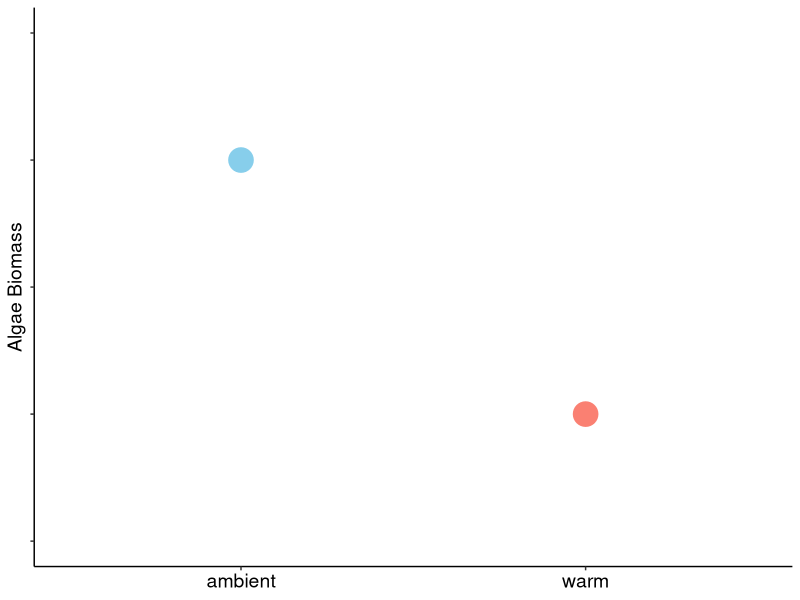
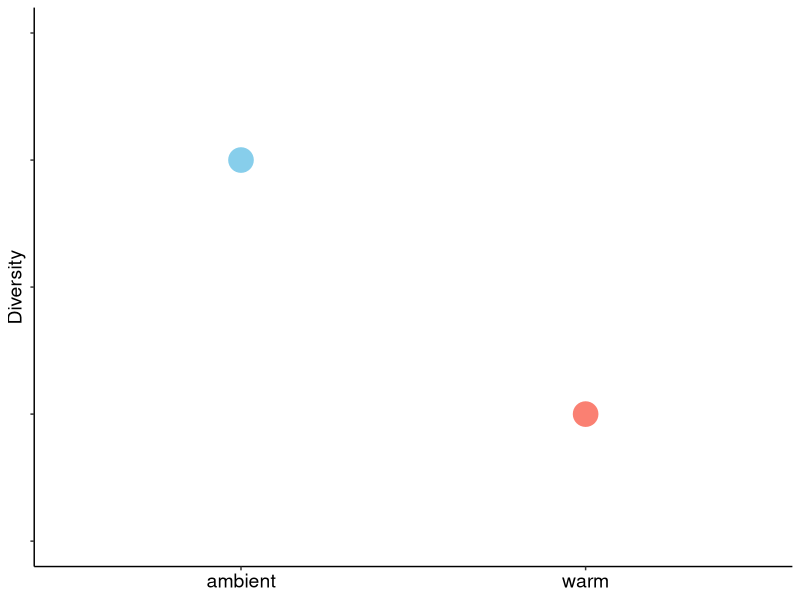
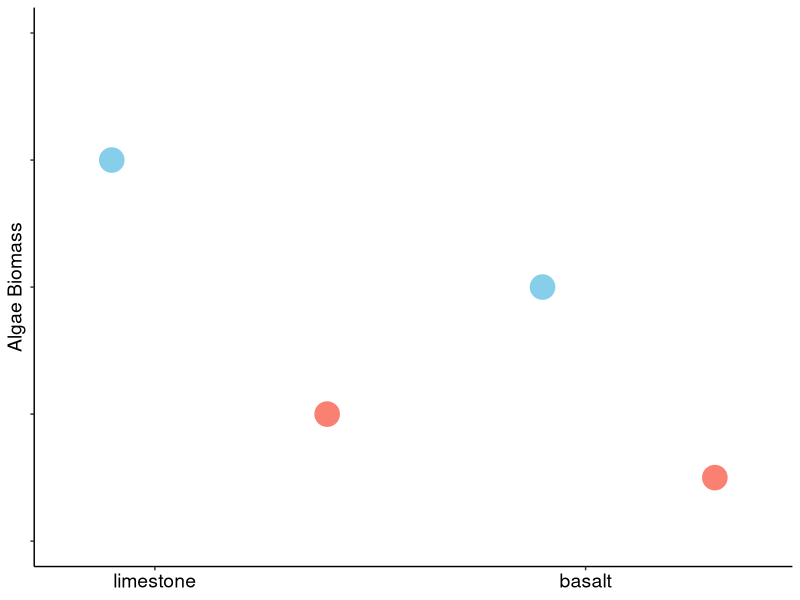
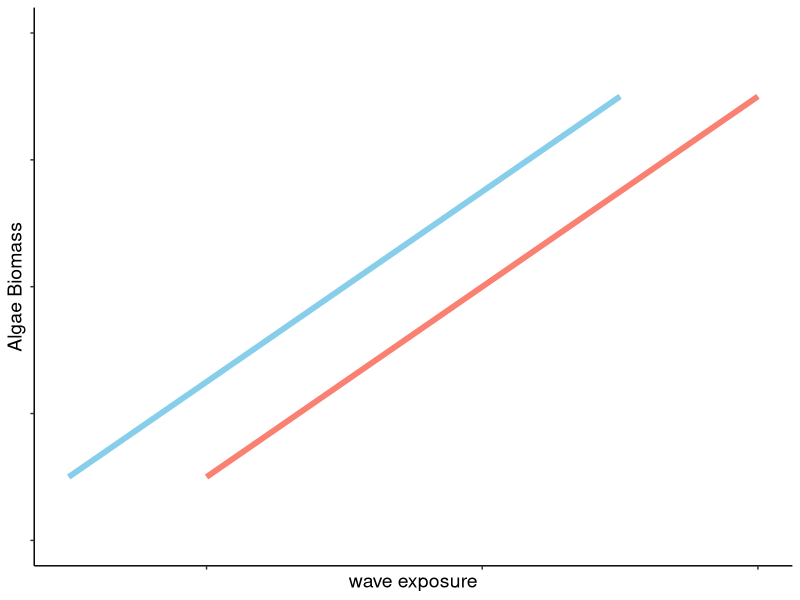
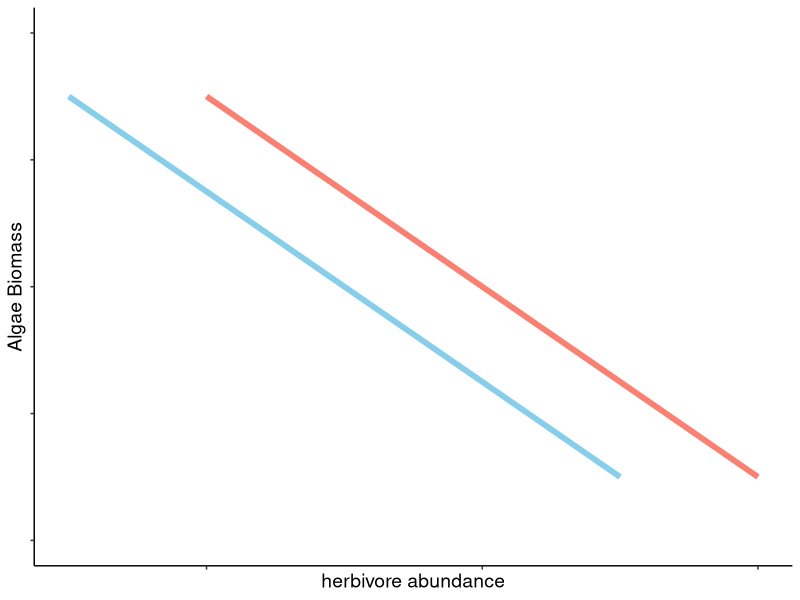
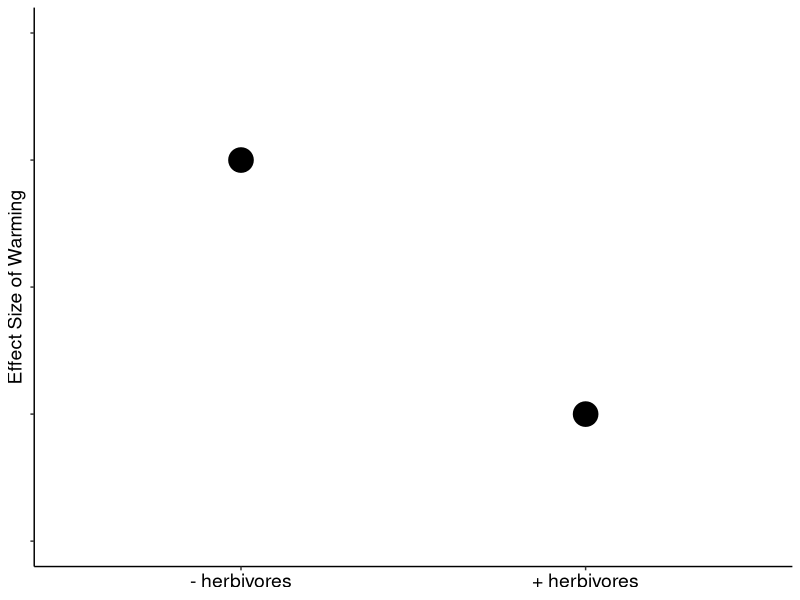
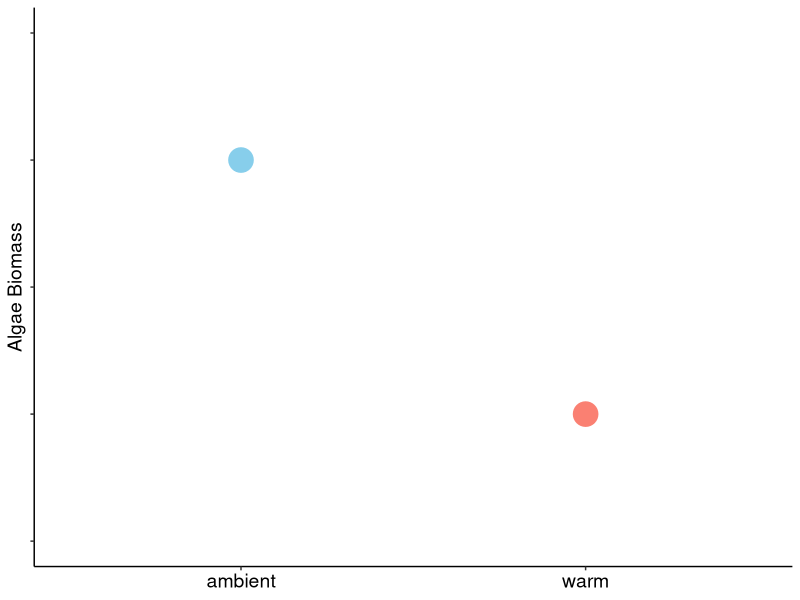
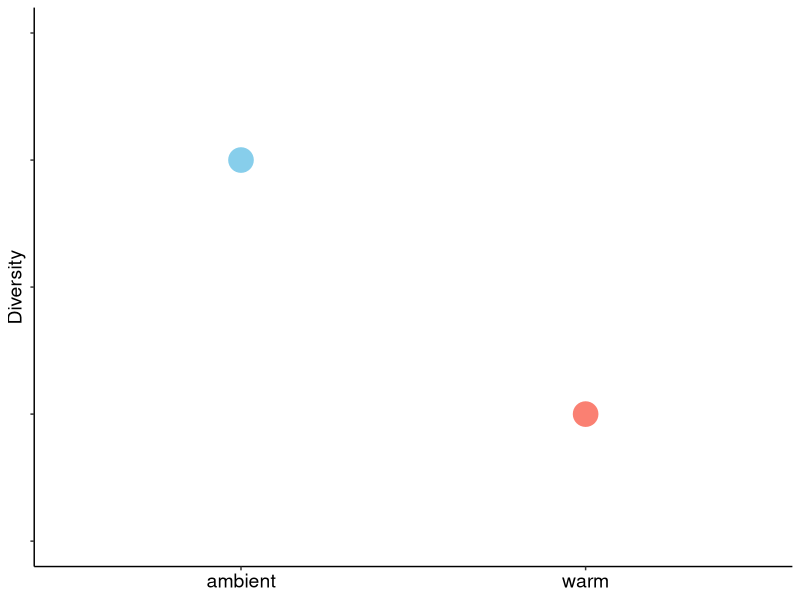

The R source for these figures, in order:
## ---- chunk 1
library(ggplot2)
library(here)
## ---- chunk 2
#|code-fold: true
df <- data.frame(
  x = c(1, 3),           
  y = c(3, 1),           
  treatment = c("ambient", "warm")
)

## ---- chunk 3
#|code-fold: true
base_plot<-ggplot(df, aes(x,y,color=treatment))+
  geom_point(size=8)+
  scale_color_manual(values = c("ambient" = "skyblue", "warm" = "salmon"))+
    scale_x_continuous(
      limits = c(0, 4), 
      breaks = c(1, 3), 
      labels = c("ambient", "warm")
  )+
  ylim(0,4)+
  theme_classic()+
  labs(x = NULL)+ 
  theme(
    legend.position = "none",
    axis.text.y = element_blank(),
    axis.title.y = element_text(size = 14),
    axis.text.x = element_text(size = 14, color = "black"))

## ---- chunk 4
#|code-fold: true
base_plot+
labs(y="Algae Biomass") 

ggsave(here( "H1_biomass.png"),
       width=4, height=4)

## ---- chunk 5
#|code-fold: true
base_plot+
  labs(y="Diversity") 
ggsave(here( "H1_diversity.png"),
       width=4, height=4)

## ---- chunk 6
#|code-fold: true
df2 <- data.frame(
  x = c(0.5, 3,5.5,7.5),           
  y = c(3, 1, 2,0.5),           
  treatment = c("ambient", "warm"))

ggplot(df2, aes(x,y, color=treatment))+
  geom_point(size=8)+
  scale_color_manual(values = c("ambient" = "skyblue", "warm" = "salmon"))+
    scale_x_continuous(
      limits = c(0, 8), 
      breaks = c(1, 6), 
      labels = c("limestone", "basalt")
  )+
  ylim(0,4)+
  theme_classic()+
  labs(x = NULL,
       y = "Algae Biomass")+ 
  theme(
    legend.position = "none",
    axis.text.y = element_blank(),
    axis.title.y = element_text(size = 14),
    axis.text.x = element_text(size = 14, color = "black"))
ggsave(here( "H1_substrate.png"),
       width=4, height=4)

## ---- chunk 7
#|code-fold: true
df2 <- data.frame(
  x = c(0.5,1,2.5,3),           
  y = c(.5,.5,3.5,3.5),           
  treatment = c("ambient", "warm"))

ggplot(df2, aes(x,y, color=treatment))+
  geom_line(linewidth = 2)+
  scale_color_manual(values = c("ambient" = "skyblue", "warm" = "salmon"))+
  ylim(0,4)+
  theme_classic()+
  labs(x = "wave exposure",
       y = "Algae Biomass")+ 
  theme(
    legend.position = "none",
    axis.text.y = element_blank(),
    axis.text.x = element_blank(),
    axis.title.y = element_text(size = 14),
    axis.title.x=element_text(size=14))
ggsave(here( "H1_waves.png"),
       width=4, height=4)

## ---- chunk 8
#|code-fold: true
df2 <- data.frame(
  x = c(0.5,1,2.5,3),           
  y = c(3.5,3.5,.5,.5),           
  treatment = c("ambient", "warm"))

ggplot(df2, aes(x,y, color=treatment))+
  geom_line(linewidth = 2)+
  scale_color_manual(values = c("ambient" = "skyblue", "warm" = "salmon"))+
  ylim(0,4)+
  theme_classic()+
  labs(x = "herbivore abundance",
       y = "Algae Biomass")+ 
  theme(
    legend.position = "none",
    axis.text.y = element_blank(),
    axis.text.x = element_blank(),
    axis.title.y = element_text(size = 14),
    axis.title.x=element_text(size=14))
ggsave(here( "H1_herbs.png"),
       width=4, height=4)

## ---- chunk 9
#|code-fold: true
herb_plot<-ggplot(df, aes(x,y))+
  geom_point(size=8)+
    scale_x_continuous(
      limits = c(0, 4), 
      breaks = c(1, 3), 
      labels = c("- herbivores", "+ herbivores")
  )+
  ylim(0,4)+
  theme_classic()+
  labs(x = NULL,
       y = "Effect Size of Warming")+ 
  theme(
    legend.position = "none",
    axis.text.y = element_blank(),
    axis.title.y = element_text(size = 14),
    axis.text.x = element_text(size = 14, color = "black"))
herb_plot
ggsave(here( "H2_effectsize.png"),
       width=4, height=4)
